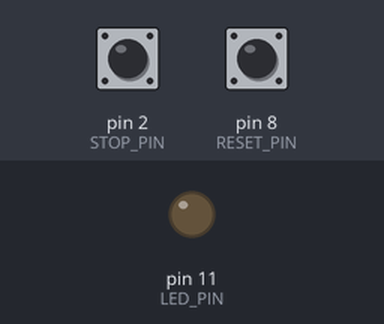
Bench run of a sketch on a simulated Arduino Uno, built with avr-gcc and run on an emulated ATmega328P. Parts: output pins drawn as LEDs (lit = HIGH). The inputs (shaded band) are chosen by the test bench; at power-on: pin 8 (RESET_PIN) HIGH, pin 2 (STOP_PIN) HIGH.

Above: at 1.2 s.
1.3 s: pin 8 (RESET_PIN) pulled LOW for 0.15 s
At 1.6 s:
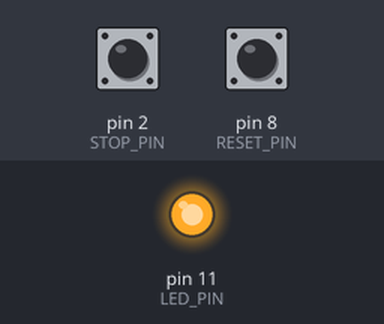
4.4 s: pin 2 (STOP_PIN) pulled LOW for 0.15 s
At 5.5 s:
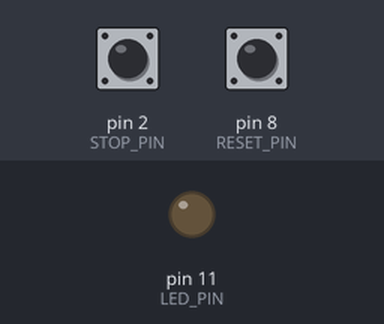
6.0 s: pin 8 (RESET_PIN) pulled LOW for 1 s
At 6.4 s:
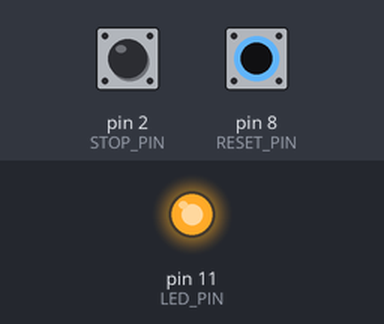
10.0 s: pin 2 (STOP_PIN) pulled LOW for 1 s
At 11.1 s:
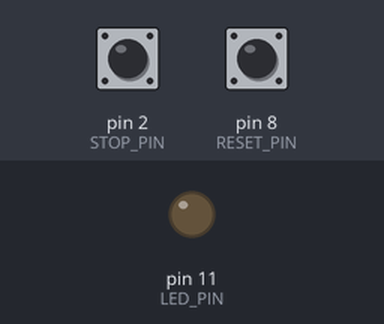
Timing chart, 0 to 13.0 s (numbered marks = the images above; inputs shaded):
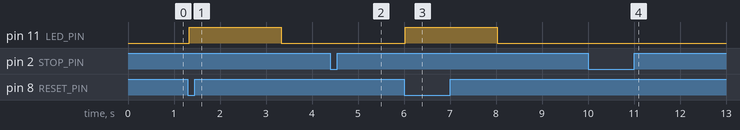

The sketch:

04_Sequencia_aturada.ino
```cpp
// (licence header left out)
/* CIRCUITA · Proposta pròpia per al controlador Cirkids compatible UNO.
   Connexions i límits: Dossier-muntatge.html. Ús exclusiu de mòduls Cirkids
   documentats, no LEDs solts. Alimentació USB; NO unir la pila de 4,5 V a 5V.
   Revisió documental i compilació no equivalen a prova sobre el vostre kit.
*/
// M7: sortida LED amb R 1 kOhm. Interruptor ATURADA: D2 <-> GND.
// Polsador REARMA: D8 <-> GND. Tancat/premut = LOW amb INPUT_PULLUP.
// Inicia APAGAT; premeu REARMA amb ATURADA oberta per començar.
// Sortida física: D11 -> R 1 kOhm -> LED +; LED - -> GND.
const byte LED_PIN = 11, STOP_PIN = 2, RESET_PIN = 8;
const unsigned long PHASE_MS = 1000UL;
bool latchedStop = true;
bool lastRawReset = HIGH, stableReset = HIGH;
unsigned long resetChanged = 0, cycleStart = 0;
void setup() {
  pinMode(LED_PIN, OUTPUT); digitalWrite(LED_PIN, LOW);
  pinMode(STOP_PIN, INPUT_PULLUP); pinMode(RESET_PIN, INPUT_PULLUP);
}
void loop() {
  const unsigned long now = millis();
  const bool rawReset = digitalRead(RESET_PIN);
  if (rawReset != lastRawReset) { resetChanged = now; lastRawReset = rawReset; }
  bool resetPressed = false;
  if (now - resetChanged >= 30UL && stableReset != rawReset) {
    stableReset = rawReset; resetPressed = (stableReset == LOW);
  }
  // Cap delay(): l'aturada es llegeix a cada iteració i té prioritat.
  if (digitalRead(STOP_PIN) == LOW) {
    latchedStop = true; digitalWrite(LED_PIN, LOW); return;
  }
  if (resetPressed) { latchedStop = false; cycleStart = now; }
  if (latchedStop) { digitalWrite(LED_PIN, LOW); return; }
  const unsigned long phase = ((now - cycleStart) / PHASE_MS) % 4UL;
  digitalWrite(LED_PIN, phase < 2UL ? HIGH : LOW);
}
```

Measured:
- after the input at 1.3 s, pin 11 (LED_PIN): LOW → HIGH at once, → LOW 2.0 s later
- after the input at 4.4 s, pin 11 (LED_PIN): stays LOW (without the input it goes to HIGH after 0.93 s)
- after the input at 6.0 s, pin 11 (LED_PIN): LOW → HIGH at once, → LOW 2.0 s later
- after the input at 10.0 s, pin 11 (LED_PIN): stays LOW (without the input it goes to HIGH after 0.03 s)
